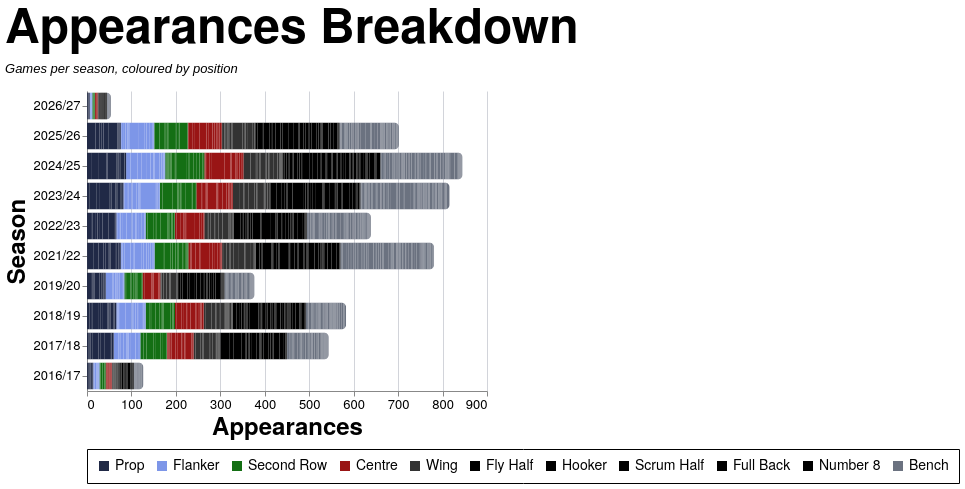

Describe this chart as a Vega-Lite specification.
### Vega-Lite specification from a JSON file in a GitHub repository (floating-point values rounded to 4 significant figures; data arrays with more than 128 entries replaced by an {"elided": "..."} marker saying what was removed)
{"config": {"axis": {"labelFont": "PT Sans Narrow, Helvetica Neue, Helvetica, Arial, sans-serif", "titleFont": "PT Sans Narrow, Helvetica Neue, Helvetica, Arial, sans-serif", "labelFontSize": 13, "titleFontSize": 24, "gridColor": "#202947", "gridOpacity": 0.2, "zindex": 1}, "text": {"font": "Lato, sans-serif"}, "bar": {"cornerRadiusEnd": 5}, "header": {"labelFont": "PT Sans Narrow, Helvetica Neue, Helvetica, Arial, sans-serif", "titleFont": "PT Sans Narrow, Helvetica Neue, Helvetica, Arial, sans-serif", "labelFontSize": 24, "titleFontSize": 28, "labelFontWeight": "bold", "orient": "left"}, "legend": {"labelFont": "PT Sans Narrow, Helvetica Neue, Helvetica, Arial, sans-serif", "titleFont": "PT Sans Narrow, Helvetica Neue, Helvetica, Arial, sans-serif", "labelFontSize": 14, "titleFontSize": 16, "titlePadding": 5, "fillColor": "white", "strokeColor": "black", "padding": 10, "titleFontWeight": "lighter", "titleFontStyle": "italic", "titleColor": "gray", "offset": 10}, "title": {"font": "PT Sans Narrow, Helvetica Neue, Helvetica, Arial, sans-serif", "fontSize": 48, "fontWeight": "bold", "anchor": "start", "align": "center", "titlePadding": 20, "subtitlePadding": 10, "subtitleFontSize": 13, "subtitleColor": "", "subtitleFontStyle": "italic", "offset": 15, "color": "black"}, "axisX": {"labelAngle": 0}, "facet": {"title": null, "header": null, "align": {"row": "each", "column": "each"}, "spacing": 10}, "resolve": {"scale": {"y": "independent", "facet": "independent"}}, "background": "transparent", "scale": {"offsetBandPaddingOuter": 0.2, "offsetBandPaddingInner": 0.1}, "view": {"stroke": null, "background": "transparent"}}, "data": {"name": "data-46f06b307d796febe7b0002457bb7673"}, "mark": {"type": "bar"}, "encoding": {"color": {"field": "color_value", "legend": {"orient": "bottom", "title": null}, "scale": {"domain": ["Prop", "Flanker", "Second Row", "Centre", "Wing", "Fly Half", "Hooker", "Scrum Half", "Full Back", "Number 8", "Bench"], "range": ["#202946", "#7d96e8", "#146f14", "#991515", "#333333", "#000000", "#000000", "#000000", "#000000", "#000000", "#6b7280"]}, "type": "nominal"}, "order": {"field": "stack_order", "type": "quantitative"}, "tooltip": [{"field": "player", "title": "Player", "type": "nominal"}, {"field": "season", "title": "Season", "type": "nominal"}, {"field": "color_value", "title": "Position", "type": "nominal"}, {"aggregate": "sum", "field": "apps", "title": "Appearances", "type": "quantitative"}], "x": {"aggregate": "sum", "field": "apps", "title": "Appearances", "type": "quantitative"}, "y": {"field": "season", "sort": {"field": "season_sort", "op": "max", "order": "descending"}, "title": "Season", "type": "nominal"}}, "height": {"step": 30}, "title": {"text": "Appearances Breakdown", "subtitle": "Games per season, coloured by position"}, "width": 400, "$schema": "https://vega.github.io/schema/vega-lite/v5.20.1.json", "datasets": {"data-46f06b307d796febe7b0002457bb7673": {"elided": "2562 records"}}}
